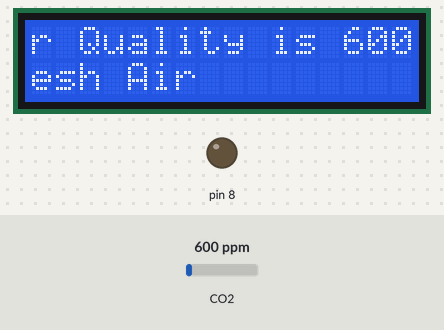
Recording of a sketch running on a simulated Arduino Uno, built with avr-gcc and run on an emulated ATmega328P. Parts: 16×2 character LCD, output pins drawn as LEDs (lit = HIGH). The inputs (shaded band) are chosen by the test bench; at power-on: CO2 600 ppm. The modem accepts every AT command (registered, SIM ready, sends succeed) and sends nothing else; what the sketch prints to the serial monitor is not drawn.

Above: at 8.2 s.
8.3 s: CO2 set to 977 ppm
At 9.5 s:
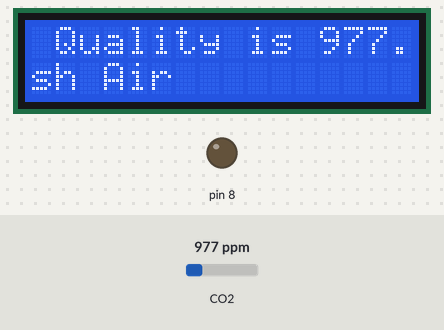
11.5 s: CO2 set to 1047 ppm
At 12.6 s:
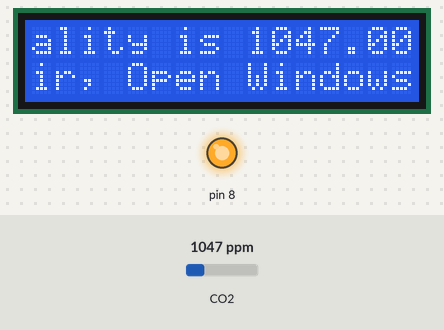
15.5 s: CO2 set to 452 ppm
At 16.7 s:
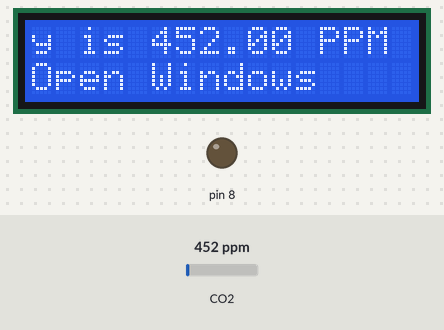
19.5 s: CO2 set to 2350 ppm
At 20.7 s:
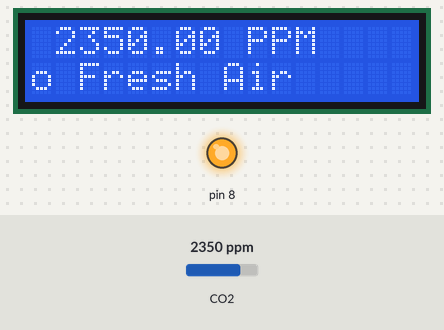
23.5 s: CO2 set to 2029 ppm
At 25.0 s:
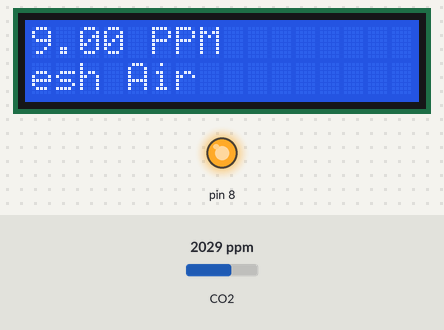
26.7 s: CO2 set to 1979 ppm
At 28.0 s:
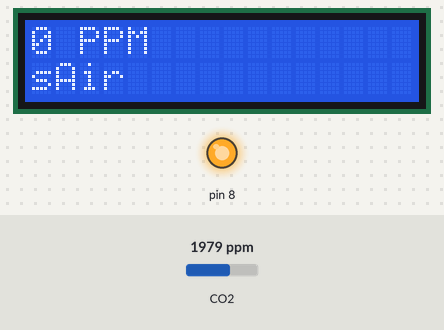
Timing chart, 0 to 29.7 s (numbered marks = the images above; inputs shaded):
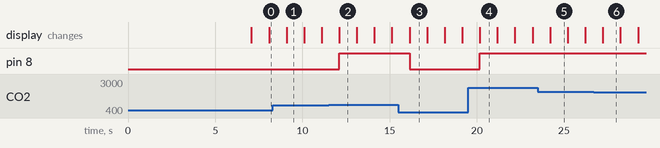

Measured:
- the behaviour switches between 1000 and 1001 ppm on CO2 (found by bisection; images 1 and 2)
- the behaviour switches between 2001 and 2000 ppm on CO2 (found by bisection; images 5 and 6)
- after the input at 11.5 s, pin 8: LOW → HIGH after 0.61 s; the display: changes after 0.61 s (image 2)
- after the input at 15.5 s, pin 8: HIGH → LOW after 0.64 s; the display: changes after 0.64 s (image 3)
- after the input at 19.5 s, pin 8: LOW → HIGH after 0.67 s; the display: changes after 0.67 s (image 4)
- after the input at 26.7 s, the display: changes after 0.53 s (image 6)
- what the display in image 1 shows lasts 1.0 s, from 9.1 s to 10.1 s

The sketch:

Task_1.ino
```cpp
#include "MQ135.h"
#include <SoftwareSerial.h>
#include <LiquidCrystal.h>

#define DEBUG true

SoftwareSerial espSerial(9, 10);

const int sensorPin = 0;
int air_quality;

LiquidCrystal lcd(12, 11, 5, 4, 3, 2);

void setup() {
  pinMode(8, OUTPUT);
  lcd.begin(16, 2);
  lcd.setCursor(0, 0);
  lcd.print("circuitdigest ");
  lcd.setCursor(0, 1);
  lcd.print("Sensor Warming ");
  delay(1000);
  Serial.begin(115200);
  espSerial.begin(115200);
  sendData("AT+RST\r\n", 2000, DEBUG);
  sendData("AT+CWMODE=2\r\n", 1000, DEBUG);
  sendData("AT+CIFSR\r\n", 1000, DEBUG);
  sendData("AT+CIPMUX=1\r\n", 1000, DEBUG);
  sendData("AT+CIPSERVER=1,80\r\n", 1000, DEBUG);
  pinMode(sensorPin, INPUT);
  lcd.clear();
}

void loop() {
  MQ135 gasSensor = MQ135(A0);
  float air_quality = gasSensor.getPPM();
  if (espSerial.available())
  {
    if (espSerial.find("+IPD,")) {
      delay(1000);
      int connectionId = espSerial.read() - 48;
      String webpage = "<h1>IOT Air Pollution Monitoring System</h1>";
      webpage += "<p><h2>";
      webpage += " Air Quality is ";
      webpage += air_quality;
      webpage += " PPM";
      webpage += "<p>";
      if (air_quality <= 1000) {
        webpage += "Fresh Air";
      } else if (air_quality <= 2000 && air_quality >= 1000) {
        webpage += "Poor Air";
      } else if (air_quality >= 2000 ) {
        webpage += "Danger! Move to Fresh Air";
      }
      webpage += "</h2></p></body>";
      String cipSend = "AT+CIPSEND=";
      cipSend += connectionId;
      cipSend += ",";
      cipSend += webpage.length();
      cipSend += "\r\n";
      sendData(cipSend, 1000, DEBUG);
      sendData(webpage, 1000, DEBUG);
      cipSend = "AT+CIPSEND=";
      cipSend += connectionId;
      cipSend += ",";
      cipSend += webpage.length();
      cipSend += "\r\n";
      String closeCommand = "AT+CIPCLOSE=";
      closeCommand += connectionId;
      closeCommand += "\r\n";
      sendData(closeCommand, 3000, DEBUG);
    }
  }

  lcd.setCursor(0, 0);
  lcd.print("Air Quality is ");
  lcd.print(air_quality);
  lcd.print(" PPM ");
  lcd.setCursor(0, 1);
  if (air_quality <= 1000) {
    lcd.print("Fresh Air");
    digitalWrite(8, LOW);
  } else if (air_quality >= 1000 && air_quality <= 2000 ) {
    lcd.print("Poor Air, Open Windows");
    digitalWrite(8, HIGH );
  } else if (air_quality >= 2000 ) {
    lcd.print("Danger! Move to Fresh Air");
    digitalWrite(8, HIGH);
  }
  lcd.scrollDisplayLeft();
  delay(1000);
}

String sendData(String command, const int timeout, boolean debug) {
    String response = "";
    espSerial.print(command);
    long int time = millis();
    while( (time+timeout) > millis()) {
      while(espSerial.available()) {
        char c = espSerial.read();
        response += c;
      }
    }
    if (debug) {
      Serial.print(response);
    }
    return response;
}
```
